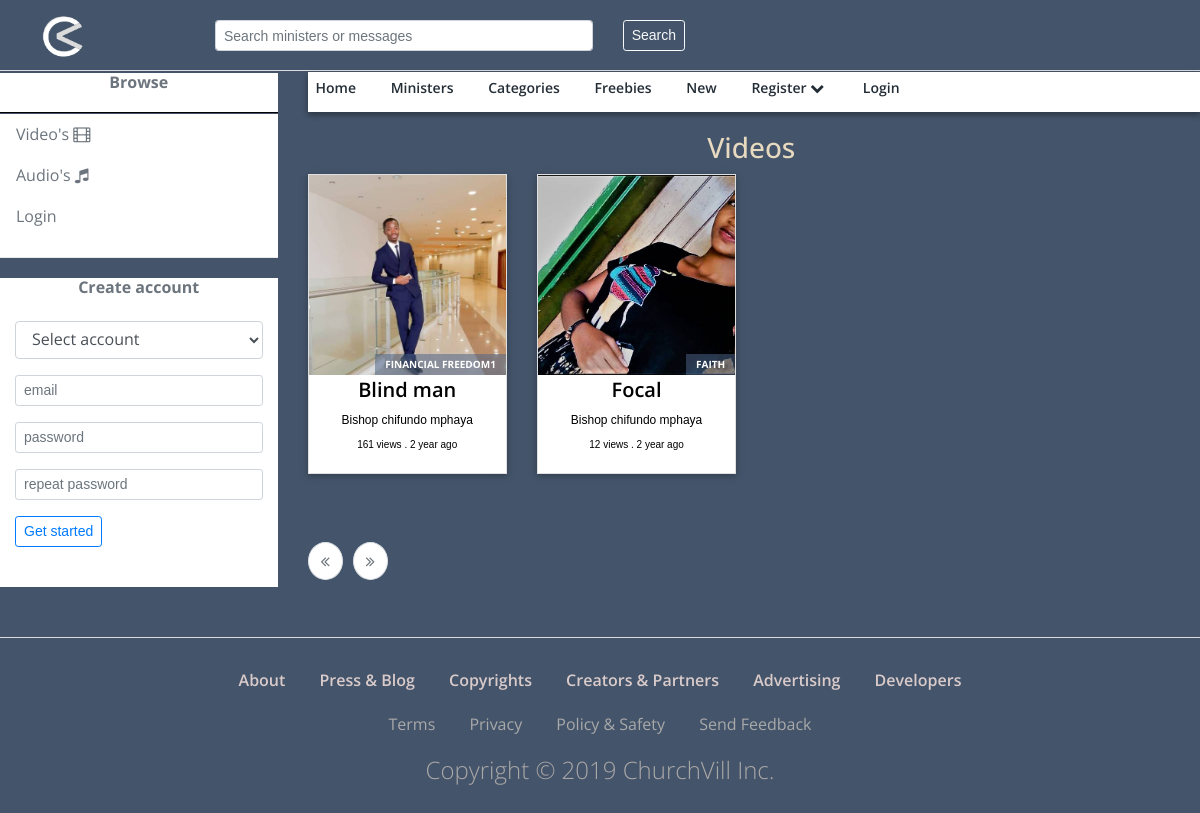
/videos.php, run on the app's committed database.
### tables this page shows
CREATE TABLE `messages`
(
    `message_id`  int(20)        NOT NULL,
    `user_id`     int(20)        NOT NULL,
    `category_id` int(20)        NOT NULL,
    `title`       varchar(50)    NOT NULL,
    `file`        varchar(150)   NOT NULL,
    `image`       varchar(190)   NOT NULL,
    `type`        varchar(50)    NOT NULL,
    `sys_cat`     varchar(50)    NOT NULL,
    `amount`      decimal(19, 2) NOT NULL,
    `time`        timestamp      NOT NULL DEFAULT CURRENT_TIMESTAMP,
    `date`        date           NOT NULL,
    `view`        int(250)       NOT NULL DEFAULT '0'
);

CREATE TABLE `category`
(
    `category_id` int(20)     NOT NULL,
    `category`    varchar(50) NOT NULL,
    `user_id`     int(20)     NOT NULL
);

CREATE TABLE `users`
(
    `user_id`  int(20)      NOT NULL,
    `fullname` varchar(50)  NOT NULL,
    `email`    varchar(100) NOT NULL,
    `password` varchar(70)  NOT NULL,
    `initial`  varchar(20)  NOT NULL,
    `role`     varchar(100) NOT NULL,
    `about`    text         NOT NULL,
    `country`  varchar(150) NOT NULL,
    `ministry` varchar(300) NOT NULL,
    `image`    varchar(140) NOT NULL
);

### class/class.php (called while the page is built, shortened)
<?php
class SYSTEM
{
    public function conditionTableIN($data, $table, $condition)
    {
        try {
            $pdo = Database::connect();
            $pdo->setAttribute(PDO::ATTR_ERRMODE, PDO::ERRMODE_EXCEPTION);
            $query = "SELECT $data FROM $table WHERE $condition ";
            $stmt = $pdo->prepare($query);
            $stmt->execute();
            return $stmt;
        } catch (PDOException $e) {
            echo "failed: " . $e->getMessage() . "\n";
            exit;
        }
    }
    public function countPageCondi($tab, $condi)
    {
        try {
            $pdo = Database::connect();
            $query = "select count(*) \"total\"  from $tab WHERE $condi";
            $stmt = $pdo->prepare($query);
            $stmt->execute();
            return $stmt;
        } catch (PDOException $e) {
            $web_error = new web_error();
            $msg = "MSG: web_error has occured. call admin!\nfile:" . $e->getFile() . "\non line:" . $e->getLine() . "\n\n";
            $web_error->report_web_error($msg);
        }
    }
    public function time_ago($date)
    {
        $check = new SYSTEM();
        $is_valid = $check->is_date_time_valid($date);
        if ($is_valid) {
            $timestamp = strtotime($date);
            $difference = time() - $timestamp;
            $periods = array("sec", "min", "hour", "day", "week", "month", "year", "decade");
            $lengths = array("60", "60", "24", "7", "4.35", "12", "10");
            if ($difference > 0) {
                $ending = "ago";
            } else {
                $difference = -$difference;
                $ending = "just now";
            }
            for ($j = 0; $difference >= $lengths[$j]; $j++)
                $difference /= $lengths[$j];
            $difference = round($difference);
            if ($difference != 1)
                $periods[$j] .= "";
            $text = "$difference $periods[$j] $ending";
            return $text;
        } else {
            return 'Date Time must be in "yyyy-mm-dd hh:mm:ss" format';
        }
    }
    public function is_date_time_valid($date)
    {
        if (date('Y-m-d H:i:s', strtotime($date)) == $date) {
            return TRUE;
        } else {
            return FALSE;
        }
    }
}
?>

### videos.php (the view, shortened to what this page needs)
<?php include('include/index_header.php'); ?>
    <div class="col-md-9">
        <?php include('include/2ndNav.php'); ?>
        <div class="respectMArgin">
            <div class="">
                <br/>
                <div class="Myheader">
                    <h3 class="">Videos</h3>
                </div>
                <div class="row">
                    <?php
                    $tab = "messages,users,category";
                    $condi = "messages.category_id=category.category_id AND messages.user_id=users.user_id ORDER BY messages.message_id ASC ";
                    $read = $backend->countPageCondi($tab, $condi);
                    $rec = $read->fetch(PDO::FETCH_ASSOC);
                    $total = $rec['total'];
                    if ($total < 1) {
                        echo '<center>
									<div class="alert alert-info">
									<b><i class="fa fa-info"></i> -</b> No messages.
									</div>
									</center>';
                    } else {
                        $dis = 12;
                        $total_page = ceil($total / $dis);
                        $page_cur = (isset($_GET['page'])) ? $_GET['page'] : 1;
                        $k = ($page_cur - 1) * $dis;
                        $table = "messages,users,category";
                        $data = "messages.message_id,messages.user_id,messages.category_id,messages.title,messages.file,messages.image,messages.type,messages.sys_cat,
															messages.amount,messages.time,messages.date,messages.view,category.category,users.fullname,users.initial,users.ministry
															";
                        $condition = " messages.category_id=category.category_id AND messages.user_id=users.user_id  AND sys_cat='Video'
																ORDER BY messages.message_id ASC LIMIT $k,$dis";
                        $myData = $backend->conditionTableIN($data, $table, $condition);
                        while ($row = $myData->fetch(PDO::FETCH_ASSOC)) {
                            $message_id = $row['message_id'];
                            $category = $row['category'];
                            $title = $row['title'];
                            $initial = $row['initial'];
                            $fullname = $row['fullname'];
                            $fname = $initial . " " . $fullname;
                            $time = $row['time'];
                            $views = $row['view'];
                            $image = $row['image'];
                            $newdate = $backend->time_ago($time)
                            ?>
                            <div class="col-md-3 col-sm-6 col-xs-12 pud">
                                <div class="card area text-center">
                                    <a href="play.php?id=<?php echo $message_id; ?>">
                                        <div class="maske">
                                            <img src="<?php echo $image; ?>" alt="Avatar" class="Overlayimage1"
                                                 style="width:100%">
                                            <span class="duration"><?php echo $category; ?></span>
                                        </div>
                                    </a>
                                    <div class="card-body par innerlink">
                                        <h5 class="card-title st"
                                            title="<?php echo $title; ?>"><?php echo $title; ?></h5></p>
                                        <p class=" syt"> <?php echo $fname; ?> <br/><span
                                                    class="yui"><?php echo $views; ?> views . <?php echo $newdate; ?></span>
                                        </p>
                                    </div>
                                </div>
                            </div>
                        <?php }
                    } ?>
                </div>
                <center>
                    <br/> <br/>
                    <div class="page-pagi">
                        <nav aria-label="Page navigation example">
                            <ul class="pagination">
                                <?php
                                if ($page_cur > 1) {
                                    echo '<li class="page-item"><a class="page-link" href="videos.php?page=' . ($page_cur - 1) . '&&name=LISTING" ><i class="fa fa-angle-double-left"></i></a></li>';
                                } else {
                                    echo '<li class="page-item disabled">  <span class="page-link"><i class="fa fa-angle-double-left"></i></span></li>';
                                }
                                if ($page_cur < $total_page) {
                                    echo ' <li class="page-item">
	<a class="page-link" href="videos.php?page=' . ($page_cur + 1) . '&&name=LISTING" > <i class="fa fa-angle-double-right"></i></a></li>';
                                } else {
                                    echo '<li class="page-item disabled active">  <span class="page-link"><i class="fa fa-angle-double-right"></i></span></li>';
                                }
                                ?>
                            </ul>
                        </nav>
                    </div>
                </center>
            </div>
        </div>
    </div>
    </div>
<?php include('include/index_footer.php'); ?>

### media/css/style.css (style rules this page uses)
body { font-family: 'Open Sans'; color: #000; overflow-x: hidden; background-color: rgb(68, 84, 106); }
p { line-height: 24px; font-weight: 300; }
a { text-decoration: none; color: #e00918; }
ul { padding: 0; }
h1, h2, h3, h4, h5, h6 { margin: 0; padding: 0; white-space: nowrap; overflow: hidden; text-overflow: ellipsis; }
.maske { position: relative; }
.par p { font-size: 12px; margin-top: -10px; }
.pud { margin-bottom: 20px; }
.respectMArgin { margin-right: 5px; margin-top: 5px; }
.Myheader { margin-bottom: 10px; text-align: center; color: #e8dac0; margin-top: -10px; }
h5.card-title.st { font-weight: 600; }
p.syt { font-size: 12px; font-weight: 300; font-family: 'Raleway', sans-serif; }
p { font-size: 12px; font-weight: 300; font-family: 'Raleway', sans-serif; }
span.yui { font-size: 10px; }
.area { position: relative; }
.duration { background-color: #4b658885; color: #fff; padding: 3px 10px; text-transform: uppercase; font-weight: 700; font-size: 10px; position: absolute; right: 0; bottom: 0; }
.card-body.par.innerlink { padding: 0; }
.Overlayimage1 { opacity: 1; display: block; height: 200px; object-fit: cover; transition: .5s ease; backface-visibility: hidden; }
a, a:visited { color: #244372; border-bottom: 1px solid transparent; padding-bottom: 2px; position: relative; text-decoration: none; transition: all linear 0.2s; }
ul, ol { list-style-position: inside; }
.pagination > li > a, .pagination > li > span { border-radius: 50% !important; margin: 0 5px; border: 1px solid #ffffff00; }
.card { position: relative; display: -ms-flexbox; display: flex; -ms-flex-direction: column; flex-direction: column; min-width: 0; word-wrap: break-word; background-color: #fff; background-clip: border-box; border: 1px solid rgba(0, 0, 0, .125); box-shadow: 0 2px 5px 0 rgba(0, 0, 0, .16), 0 2px 10px 0 rgba(0, 0, 0, .12) !important; border-radius: 0px !important; }

### data on the page
messages: image (picture), category.category "FINANCIAL FREEDOM1", title "Blind man", user.fullname "Bishop chifundo mphaya", view "161", time "2 year ago"
messages: image (picture), category.category "FAITH", title "Focal", user.fullname "Bishop chifundo mphaya", view "12", time "2 year ago"
